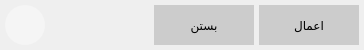
       <widget class="QWidget" name="widget_bottomControll" native="true">
        <property name="minimumSize">
         <size>
          <width>0</width>
          <height>50</height>
         </size>
        </property>
        <property name="maximumSize">
         <size>
          <width>16777215</width>
          <height>50</height>
         </size>
        </property>
        <layout class="QHBoxLayout" name="horizontalLayout_3">
         <property name="spacing">
          <number>5</number>
         </property>
         <property name="leftMargin">
          <number>5</number>
         </property>
         <property name="topMargin">
          <number>5</number>
         </property>
         <property name="rightMargin">
          <number>5</number>
         </property>
         <property name="bottomMargin">
          <number>5</number>
         </property>
         <item>
          <widget class="QPushButton" name="btn_toggleDateTimeWidget">
           <property name="minimumSize">
            <size>
             <width>40</width>
             <height>40</height>
            </size>
           </property>
           <property name="maximumSize">
            <size>
             <width>40</width>
             <height>40</height>
            </size>
           </property>
           <property name="styleSheet">
            <string notr="true">QPushButton
{
    background-color: &quot;transparent&quot;;
    border-width: .5px;
    border-color: rgb(194, 194, 194);
    border-style: solid;
	border-radius:20px;
	font: 75 16pt &quot;Times New Roman&quot;;
	background-color: rgb(245, 245, 245);
}

QPushButton:pressed
{
    background-color: rgb(194, 194, 194);
}

QPushButton:checked
{
    background-color: &quot;#3F51B5&quot;;
	border:0px;
}
</string>
           </property>
           <property name="text">
            <string/>
           </property>
           <property name="icon">
            <iconset resource="files.qrc">
             <normaloff>:/icon/res/images/time.png</normaloff>:/icon/res/images/time.png</iconset>
           </property>
           <property name="iconSize">
            <size>
             <width>32</width>
             <height>32</height>
            </size>
           </property>
           <property name="checkable">
            <bool>false</bool>
           </property>
           <property name="checked">
            <bool>false</bool>
           </property>
          </widget>
         </item>
         <item>
          <spacer name="horizontalSpacer_3">
           <property name="orientation">
            <enum>Qt::Horizontal</enum>
           </property>
           <property name="sizeHint" stdset="0">
            <size>
             <width>104</width>
             <height>20</height>
            </size>
           </property>
          </spacer>
         </item>
         <item>
          <widget class="QPushButton" name="btn_close">
           <property name="sizePolicy">
            <sizepolicy hsizetype="Preferred" vsizetype="Minimum">
             <horstretch>0</horstretch>
             <verstretch>0</verstretch>
            </sizepolicy>
           </property>
           <property name="minimumSize">
            <size>
             <width>100</width>
             <height>0</height>
            </size>
           </property>
           <property name="maximumSize">
            <size>
             <width>100</width>
             <height>16777215</height>
            </size>
           </property>
           <property name="styleSheet">
            <string notr="true">QPushButton
{
    background-color: &quot;transparent&quot;;
    border-width: 0px;
    border-color: rgb(194, 194, 194);
    border-style: solid;
	border-radius:0px;
	font: 75 16pt &quot;Times New Roman&quot;;
	font: 75 14pt &quot;B Mitra&quot;;
	color: &quot;#3F51B5&quot;;
    background-color: rgb(204, 204, 204);

}

QPushButton:pressed
{
    background-color: rgb(194, 194, 194);
}

QPushButton:checked
{
    background-color: &quot;#3F51B5&quot;;
	border:0px;
}
</string>
           </property>
           <property name="text">
            <string>بستن</string>
           </property>
          </widget>
         </item>
         <item>
          <widget class="QPushButton" name="btn_submit">
           <property name="sizePolicy">
            <sizepolicy hsizetype="Preferred" vsizetype="Minimum">
             <horstretch>0</horstretch>
             <verstretch>0</verstretch>
            </sizepolicy>
           </property>
           <property name="minimumSize">
            <size>
             <width>100</width>
             <height>0</height>
            </size>
           </property>
           <property name="maximumSize">
            <size>
             <width>100</width>
             <height>16777215</height>
            </size>
           </property>
           <property name="styleSheet">
            <string notr="true">QPushButton
{
    background-color: &quot;transparent&quot;;
    border-width: 0px;
    border-color: rgb(194, 194, 194);
    border-style: solid;
	border-radius:0px;
	font: 75 16pt &quot;Times New Roman&quot;;
	font: 75 14pt &quot;B Mitra&quot;;
	color: &quot;#3F51B5&quot;;
    background-color: rgb(204, 204, 204);

}

QPushButton:pressed
{
    background-color: rgb(194, 194, 194);
}

QPushButton:checked
{
    background-color: &quot;#3F51B5&quot;;
	border:0px;
}
</string>
           </property>
           <property name="text">
            <string>اعمال</string>
           </property>
          </widget>
         </item>
        </layout>
       </widget>
